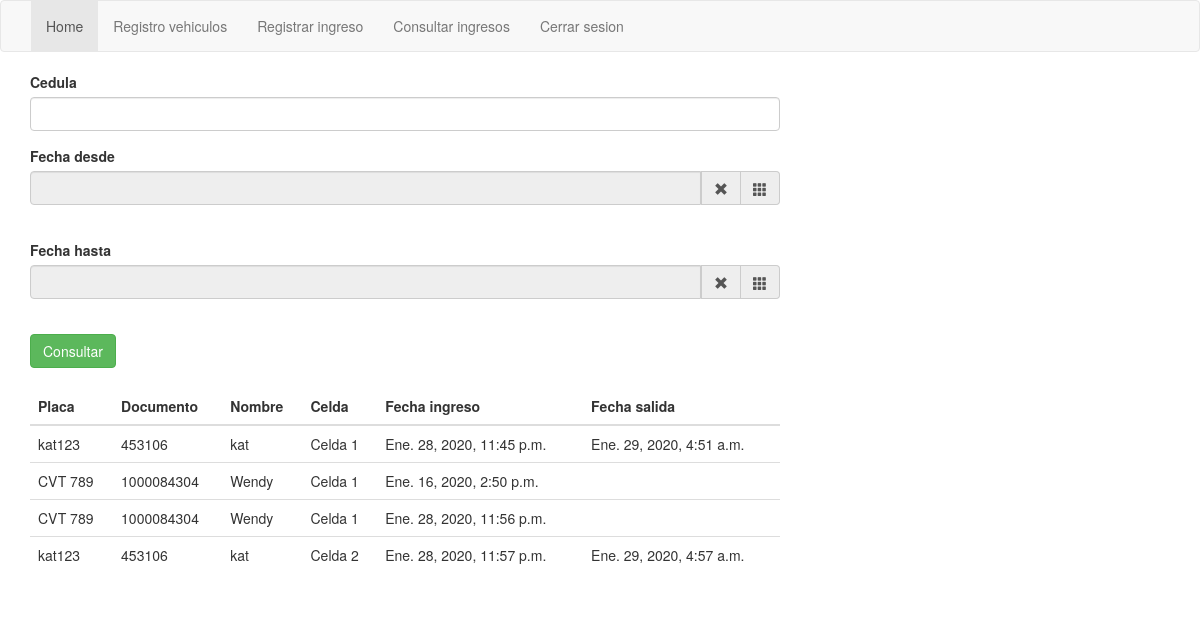
The page /gestion/consultar/ingresos (signed in) on the database as committed earlier.
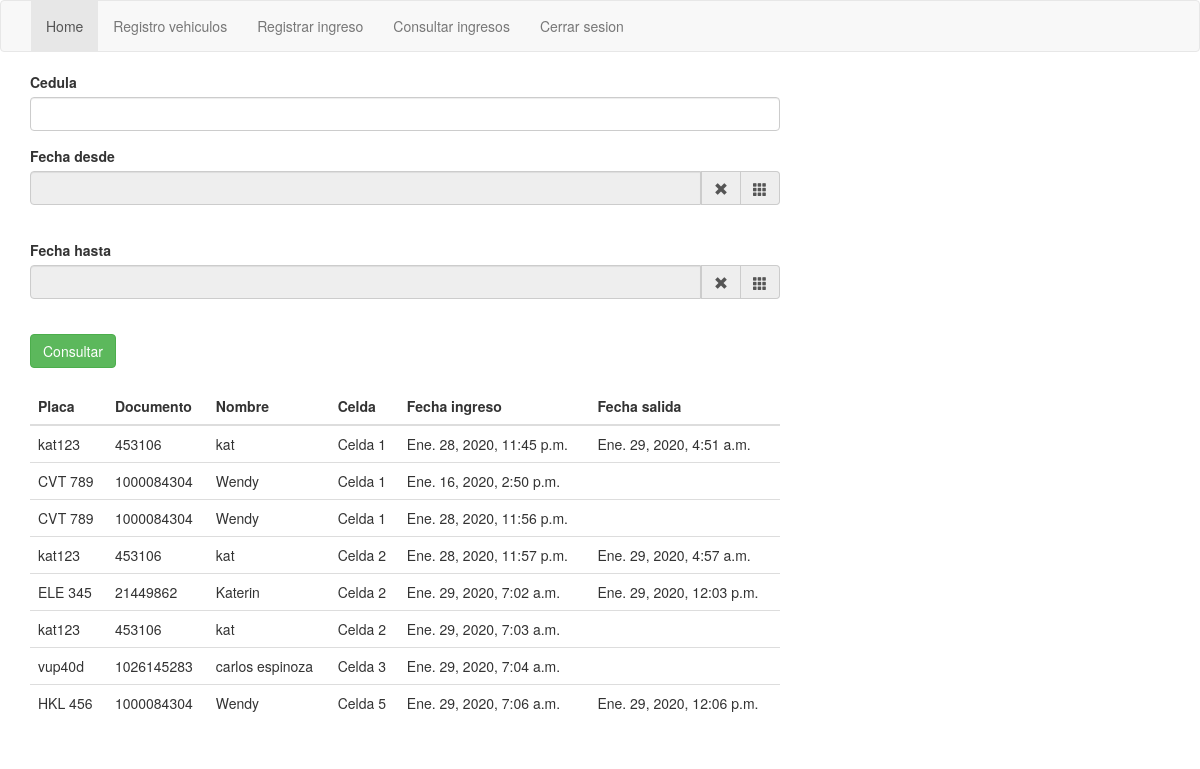
The same page on the database as committed later.
### gestion/models.py (models this page shows)
class Registro(models.Model):
    vehiculo = models.ForeignKey(Vehiculo, verbose_name='Vehiculo', on_delete=models.CASCADE)
    celda = models.ForeignKey(Celda, verbose_name='Celda', on_delete=models.CASCADE)
    fecha = models.DateTimeField('Fecha ingreso')
    fecha_salida = models.DateTimeField('Fecha salida', null=True, blank=True)

class Vehiculo(models.Model):
    cliente = models.ForeignKey(Cliente, verbose_name='cliente', on_delete=models.CASCADE)
    cilindraje = models.CharField('Cilindraje', max_length=200, null=True, blank=True)
    tiempos = models.CharField('Tiempos', max_length=200, null=True, blank=True)
    placa = models.CharField('Placa', max_length=200)
    modelo = models.CharField('Modelo', max_length=200, null=True, blank=True)
    puertas = models.IntegerField('Puertas', null=True, blank=True)
    foto = models.FileField('Foto', upload_to='vehiculos', null=True, blank=True)
    tipo = models.ForeignKey(TipoVehiculo, verbose_name='Tipo vehiculo', on_delete=models.CASCADE)
    def __str__(self):
        return self.placa

class Cliente(models.Model):
    documento = models.CharField('Documento', max_length=200)
    tipo_documento = models.ForeignKey(TipoDocumento, verbose_name='Tipo documento', on_delete=models.CASCADE)
    nombre = models.CharField('Nombre', max_length=200)
    def __str__(self):
        return self.nombre

class Celda(models.Model):
    numero = models.IntegerField('Numero')
    descripcion = models.CharField('Nombre', max_length=200)
    ocupada = models.BooleanField('Estado', default=False)
    def __str__(self):
        return self.descripcion

### gestion/views.py (the view)
# urls.py: path('consultar/ingresos', login_required(views.consultar_ingresos), name='consultar_ingresos'),
def consultar_ingresos(request):
    if request.POST:
        if request.POST['fecha_desde'] and request.POST['fecha_hasta'] and request.POST['documento']:
            clientes = models.Cliente.objects.filter(documento = request.POST['documento']).values_list('id', flat=True)
            vehiculos = models.Vehiculo.objects.filter(cliente__in = clientes).values_list('id', flat=True)
            ingresos = models.Registro.objects.filter(vehiculo__in = vehiculos,
                                            fecha__range=[request.POST['fecha_desde'], request.POST['fecha_hasta']])
        elif request.POST['documento']:
            clientes = models.Cliente.objects.filter(documento = request.POST['documento']).values_list('id', flat=True)
            vehiculos = models.Vehiculo.objects.filter(cliente__in = clientes).values_list('id', flat=True)
            ingresos = models.Registro.objects.filter(vehiculo__in = vehiculos)
        else:
             messages.warning(request, "Ingrese un valor")
    else:
        ingresos = models.Registro.objects.all()
    return render(request, 'gestion/informe.html',{'ingresos':ingresos})

### gestion/templates/gestion/informe.html (shortened to what this page needs)
{% extends 'gestion/base.html' %}
{% block content %}
    <form method="POST" class="post-form" action = "{% url 'consultar_ingresos' %}">
        <div class="form-group">
          <label for="modelo">Cedula</label>
          <input type="text" class="form-control" name ="documento"  id="documento">
        </div>
        <div class="form-group">
          <label for="dtp_input1" >Fecha desde</label>
          <div class="input-group date form_datetime"  data-date-format="dd MM yyyy" data-link-field="dtp_input1">
              <input class="form-control" size="16" type="text" value="" readonly>
              <span class="input-group-addon"><span class="glyphicon glyphicon-remove"></span></span>
              <span class="input-group-addon"><span class="glyphicon glyphicon-th"></span></span>
          </div>
          <input type="hidden" id="dtp_input1"  name="fecha_desde" value="" /><br/>
        </div>
        <div class="form-group">
          <label for="dtp_input2" >Fecha hasta</label>
          <div class="input-group date form_datetime"  data-date-format="dd MM yyyy " data-link-field="dtp_input2">
              <input class="form-control" size="16" type="text" value="" readonly>
              <span class="input-group-addon"><span class="glyphicon glyphicon-remove"></span></span>
              <span class="input-group-addon"><span class="glyphicon glyphicon-th"></span></span>
          </div>
          <input type="hidden" id="dtp_input2"  name="fecha_hasta" value="" /><br/>
        </div>
        <button type="submit" class="save btn btn-success">Consultar</button>
    </form>
    <br>
 <table class="table">
  <thead>
    <tr>
      <th scope="col">Placa</th>
      <th scope="col">Documento</th>
      <th scope="col">Nombre</th>
      <th scope="col">Celda</th>
      <th scope="col">Fecha ingreso</th>
      <th scope="col">Fecha salida</th>
    </tr>
  </thead>
  <tbody>
    {% for ingreso in ingresos %}
    <tr>
      <td>{{ingreso.vehiculo}}</td>
      <td>{{ingreso.vehiculo.cliente.documento}}</td>
      <td>{{ingreso.vehiculo.cliente}}</td>
      <td>{{ingreso.celda}}</td>
      <td>{{ingreso.fecha}}</td>
      <td> {% if ingreso.fecha_salida %}
        {{ingreso.fecha_salida}}
        {% endif %}
      </td>
    </tr>
    {% endfor %}
  </tbody>
</table>
</body>
{% endblock content %}

### gestion/templates/gestion/base.html (shortened to what this page needs)
{% load static %}
<!DOCTYPE html>
<html lang="en">
    <head>
        <link rel="stylesheet" href="https://maxcdn.bootstrapcdn.com/bootstrap/3.3.7/css/bootstrap.min.css">
        <link rel="stylesheet" type="text/css" href="{% static 'css/bootstrap-datetimepicker.min.css' %}">
      </head>
      <body>
        <nav class="navbar navbar-default">
          <div class="container-fluid">
            <div class="collapse navbar-collapse" id="bs-example-navbar-collapse-1">
              <ul class="nav navbar-nav">
                <li class="active"><a href="#">Home <span class="sr-only">(current)</span></a></li>
                <li><a href="{% url 'nuevo_vehiculo' %}">Registro vehiculos</a></li>
                <li><a href="{% url 'registrar_ingreso' %}">Registrar ingreso</a></li>
                {% if user.is_superuser %}
                  <li><a href="{% url 'consultar_ingresos' %}">Consultar ingresos</a></li>
                {% endif %}
                <li><a href="{% url 'logout' %}">Cerrar sesion</a></li>
              </ul>
            </div>
          </div>
        </nav>
          <div class="content container">
            <div class="row">
                <div class="col-md-8">
                {% block content %}
                {% endblock %}
  </body>
</html>

Rows that differ between the two databases and show on the page:
added Registro: vehiculo "ELE 345", vehiculo.cliente.documento "21449862", vehiculo.cliente "Katerin", celda "Celda 2", fecha "Ene. 29, 2020, 7:02 a.m.", fecha_salida "Ene. 29, 2020, 12:03 p.m."
added Registro: vehiculo "kat123", vehiculo.cliente.documento "453106", vehiculo.cliente "kat", celda "Celda 2", fecha "Ene. 29, 2020, 7:03 a.m."
added Registro: vehiculo "vup40d", vehiculo.cliente.documento "1026145283", vehiculo.cliente "carlos espinoza", celda "Celda 3", fecha "Ene. 29, 2020, 7:04 a.m."
added Registro: vehiculo "HKL 456", vehiculo.cliente.documento "1000084304", vehiculo.cliente "Wendy", celda "Celda 5", fecha "Ene. 29, 2020, 7:06 a.m.", fecha_salida "Ene. 29, 2020, 12:06 p.m."
